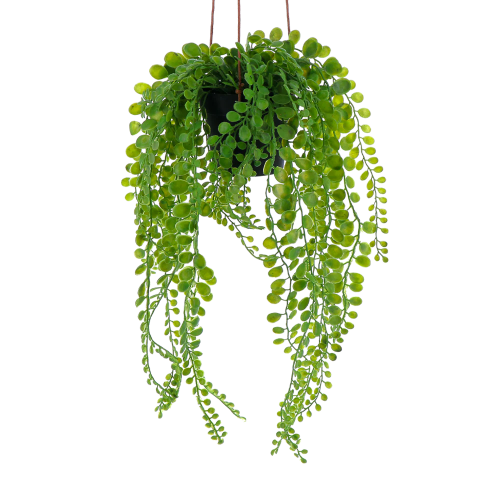
#> input picture recoplant/assets/images/plante_tombante.webp, 1000 x 1000 px (shown at 1/2 size); its folder holds only this picture in this run
$ python -i balanced_dataset.py   (imports and definitions only)
#> lines starting #> are read from the running program, lines starting #| are printed output that depends on the picture
#> further down, picture is the input picture: PIL image 1000x1000 RGBA; mean R, G, B, A 200.8, 210.7, 188.3, 58.6
import os
import random
from shutil import copy2
from PIL import Image, ImageEnhance

# Chemins
DATASET_DIR = r"c:/Users/robin/cours/pfe/RecoPlant/data/PlantNet_clean"
OUTPUT_DIR = r"c:/Users/robin/cours/pfe/RecoPlant/data/PlantNet_balanced"
TARGET_IMAGES_PER_CLASS = 500

# Crée le dossier de sortie si besoin
# [1 line not run here, left out]

# Fonction d'augmentation avancée
def augment_image(img):
    # Flip horizontal et vertical
    if random.random() < 0.5:
        img = img.transpose(Image.FLIP_LEFT_RIGHT)
    if random.random() < 0.5:
        img = img.transpose(Image.FLIP_TOP_BOTTOM)

    # Rotation
    if random.random() < 0.5:
        img = img.rotate(random.choice([90, 180, 270]))
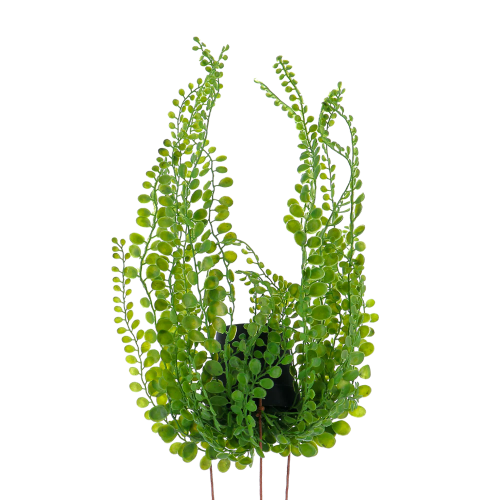
#> img: PIL image 1000x1000 RGBA (shown at 1/2 size); mean R, G, B, A 200.8, 210.7, 188.3, 58.6; transparent parts drawn white

    # Variation de luminosité / contraste / saturation
    if random.random() < 0.5:
        enhancer = ImageEnhance.Brightness(img)
        img = enhancer.enhance(random.uniform(0.8, 1.2))
    if random.random() < 0.5:
        enhancer = ImageEnhance.Contrast(img)
        img = enhancer.enhance(random.uniform(0.8, 1.2))
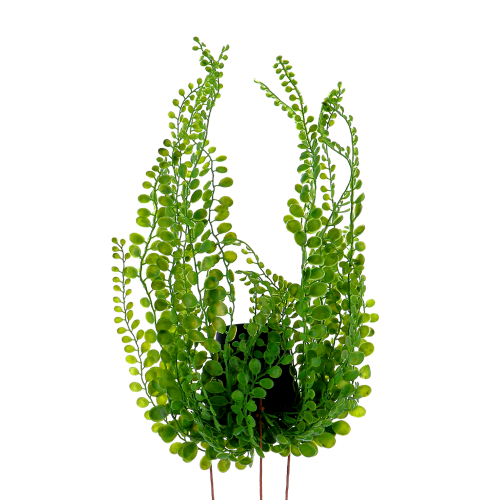
#> img: PIL image 1000x1000 RGBA (shown at 1/2 size); mean R, G, B, A 197, 208.3, 184.6, 58.6; transparent parts drawn white
    if random.random() < 0.5:
        enhancer = ImageEnhance.Color(img)
        img = enhancer.enhance(random.uniform(0.8, 1.2))

    # Crop / zoom aléatoire (90–100%)
    if random.random() < 0.5:
        w, h = img.size
        crop_scale = random.uniform(0.9, 1.0)
        new_w, new_h = int(w*crop_scale), int(h*crop_scale)
        left = random.randint(0, w - new_w)
        top = random.randint(0, h - new_h)
        img = img.crop((left, top, left + new_w, top + new_h))
        img = img.resize((w, h))  # remettre à la taille originale

    return img

# Pour chaque split : train, val, test
# [40 lines not run here, left out]

>>> from PIL import Image
>>> picture = Image.open('../recoplant/assets/images/plante_tombante.webp')
>>> result = augment_image(picture)

$ run again, on recoplant/assets/images/loupe.png
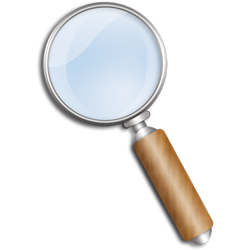
#> input picture recoplant/assets/images/loupe.png, 250 x 250 px
#> picture is the input picture: PIL image 250x250 RGBA; mean R, G, B, A 139.1, 137.7, 139.1, 60.4
#> in augment_image, `img = img.rotate(random.choice([90, 180, 270]))`:
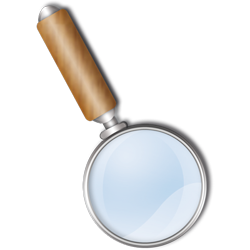
#> img: PIL image 250x250 RGBA; mean R, G, B, A 139.1, 137.7, 139.1, 60.4; transparent parts drawn white
